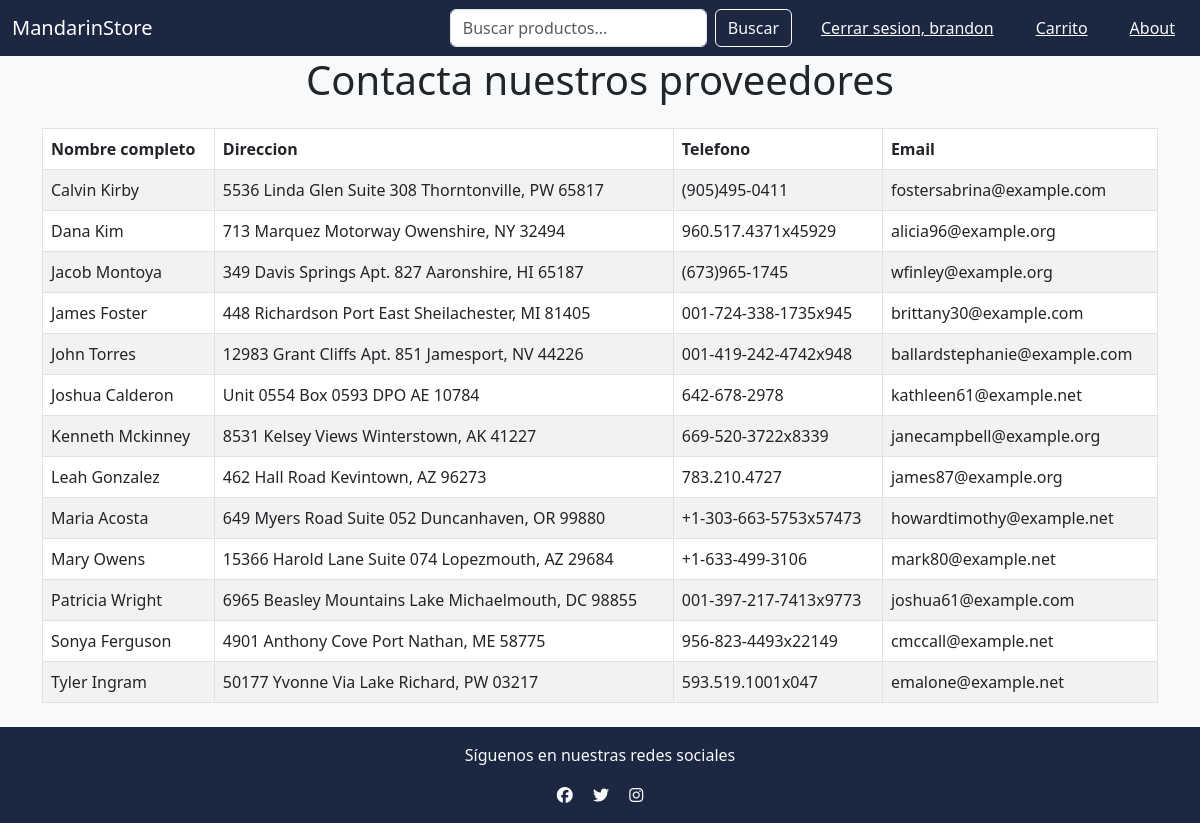
Screenshot of /storeapp/about/ (signed in) with the database file from the repository.
### storeApp/models.py (models this page shows, shortened)
class Contact(models.Model):
    contact_full_name = models.CharField(max_length = 60, unique=True)
    contact_address = models.CharField(max_length=100)
    contact_phone = models.CharField(max_length=20)
    contact_email = models.EmailField(unique = True, max_length=255)
    contact_active = models.BooleanField()

### storeApp/views.py (the view)
# urls.py: path('about/', about, name = "about"),
def about(request):
    active_contacts = Contact.objects.filter(contact_active = True).order_by('contact_full_name')
    my_context = {
        "contacts": active_contacts,
    }
    return render(request, "storeApp/about.html", context = my_context)

### templates/storeApp/about.html
{% extends 'storeApp/base.html' %}
{% block content %}
{% load static %}
<div class="">
    <h1 class="text-center">Contacta nuestros proveedores</h1>
</div>
<div class="container my-4">
    <table class="table table-striped table-bordered">
        <thead class="">
            <tr>
                <th>Nombre completo</th>
                <th>Direccion</th>
                <th>Telefono</th>
                <th>Email</th>
            </tr>
        </thead>
        <tbody>
            {% for contact in contacts %}
                <tr>
                    <td>{{ contact.contact_full_name }}</td>
                    <td>{{ contact.contact_address }}</td>
                    <td>{{ contact.contact_phone }}</td>
                    <td>{{ contact.contact_email }}</td>
                </tr>
            {%  endfor %}
        </tbody>
    </table>
</div>
{% endblock%}

### templates/storeApp/base.html (shortened to what this page needs)
<!DOCTYPE html>
{% load static %}
<html lang="es">
<head>
    <link href="https://cdn.jsdelivr.net/npm/bootstrap@5.3.0/dist/css/bootstrap.min.css" rel="stylesheet">
    <link rel="stylesheet" href="{% static 'storeApp/css/styles.css' %}">
</head>
<body class="bg-light">
    <nav class="navbar navbar-expand-lg navbar-dark text-light">
        <div class="container-fluid">
            <a class="navbar-brand" href="#">MandarinStore</a>
            <div class="collapse navbar-collapse" id="navbarNav">
                <form class="d-flex ms-auto">
                    <input class="form-control me-2" type="search" placeholder="Buscar productos...">
                    <button class="btn btn-outline-light text-light" type="submit">Buscar</button>
                </form>
                <ul class="navbar-nav mr-auto mt-2 mt-lg-0">
                    {% if user.is_authenticated %}
                        <a onclick="document.getElementById('logout-form').submit();" class="btn btn-link ms-3 text-light">Cerrar sesion, {{ user.get_username }}</a>
                    {% else %}
                        <a class="btn btn-link ms-3 text-light" href="{% url 'login' %}">
                            Iniciar sesion
                        </a>
                    {% endif %}
                    <button class="btn btn-link ms-3 text-light">Carrito</button>
                    <a class="btn btn-link ms-3 text-light" href="{% url 'about' %}">About</a>
                </ul>
            </div>
        </div>
    </nav>
     <div>
        {% block content %}
        {% endblock %}
     </div>
    <footer class=" text-light text-center py-3">
        <p>Síguenos en nuestras redes sociales</p>
        <a href="#" class="text-light mx-2"><i class="fab fa-facebook"></i></a>
        <a href="#" class="text-light mx-2"><i class="fab fa-twitter"></i></a>
        <a href="#" class="text-light mx-2"><i class="fab fa-instagram"></i></a>
    </footer>
</body>
</html>

### static/storeApp/css/styles.css (style rules this page uses)
.navbar { background-color: rgb(28,40,65); }
footer { background-color: rgb(28,40,65); }
thead th { background-color: rgb(0,49,83); }

### rows the page displays
Contact: contact_full_name "Calvin Kirby", contact_address "5536 Linda Glen Suite 308 Thorntonville, PW 65817", contact_phone "(905)495-0411", contact_email "fostersabrina@example.com"
Contact: contact_full_name "Dana Kim", contact_address "713 Marquez Motorway Owenshire, NY 32494", contact_phone "960.517.4371x45929", contact_email "alicia96@example.org"
Contact: contact_full_name "Jacob Montoya", contact_address "349 Davis Springs Apt. 827 Aaronshire, HI 65187", contact_phone "(673)965-1745", contact_email "wfinley@example.org"
Contact: contact_full_name "James Foster", contact_address "448 Richardson Port East Sheilachester, MI 81405", contact_phone "001-724-338-1735x945", contact_email "brittany30@example.com"
Contact: contact_full_name "John Torres", contact_address "12983 Grant Cliffs Apt. 851 Jamesport, NV 44226", contact_phone "001-419-242-4742x948", contact_email "ballardstephanie@example.com"
Contact: contact_full_name "Joshua Calderon", contact_address "Unit 0554 Box 0593 DPO AE 10784", contact_phone "642-678-2978", contact_email "kathleen61@example.net"
Contact: contact_full_name "Kenneth Mckinney", contact_address "8531 Kelsey Views Winterstown, AK 41227", contact_phone "669-520-3722x8339", contact_email "janecampbell@example.org"
Contact: contact_full_name "Leah Gonzalez", contact_address "462 Hall Road Kevintown, AZ 96273", contact_phone "783.210.4727", contact_email "james87@example.org"
Contact: contact_full_name "Maria Acosta", contact_address "649 Myers Road Suite 052 Duncanhaven, OR 99880", contact_phone "+1-303-663-5753x57473", contact_email "howardtimothy@example.net"
Contact: contact_full_name "Mary Owens", contact_address "15366 Harold Lane Suite 074 Lopezmouth, AZ 29684", contact_phone "+1-633-499-3106", contact_email "mark80@example.net"
Contact: contact_full_name "Patricia Wright", contact_address "6965 Beasley Mountains Lake Michaelmouth, DC 98855", contact_phone "001-397-217-7413x9773", contact_email "joshua61@example.com"
Contact: contact_full_name "Sonya Ferguson", contact_address "4901 Anthony Cove Port Nathan, ME 58775", contact_phone "956-823-4493x22149", contact_email "cmccall@example.net"
Contact: contact_full_name "Tyler Ingram", contact_address "50177 Yvonne Via Lake Richard, PW 03217", contact_phone "593.519.1001x047", contact_email "emalone@example.net"

### other values shown
{{ user.get_username }} "brandon"
